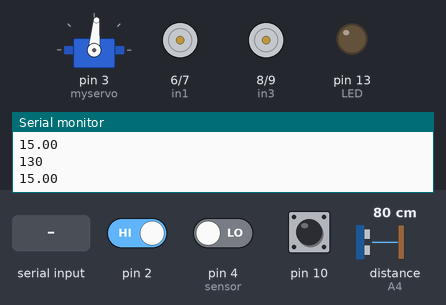
A sketch run on a simulated Arduino Uno, built with avr-gcc and run on an emulated ATmega328P. Parts: servo, motor-driver pin pairs drawn as motors (green arrow = first pin HIGH = forward, orange = second pin HIGH = backward, longer = more drive, scaled by the enable pin), output pins drawn as LEDs (lit = HIGH), the last lines printed to the serial monitor. Wiring (inferred from the names in the program): ultrasonic range finder: trigger A5; echo A4. Dashed ring = blinking. The test bench sets the inputs (shaded band); at power-on: distance to the obstacle (sensor on A4) 80 cm, pin 2 HIGH, pin 4 (sensor) LOW, pin 10 HIGH. The echo pulse lasts 58.3 µs per cm; pins used as bus, display or sensor lines are not drawn.

Above: at 1.2 s.
1.3 s: "A" received over Serial
At 1.8 s:
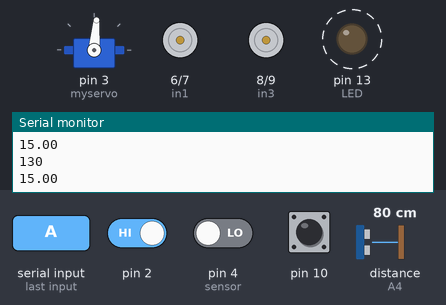
4.3 s: "b" received over Serial
At 4.8 s:
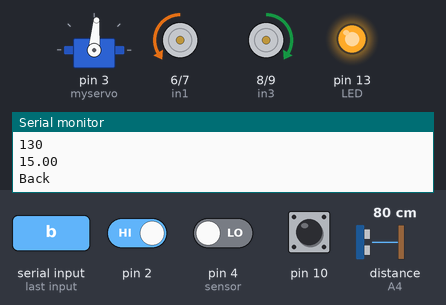
5.8 s: "f" received over Serial
At 6.6 s:
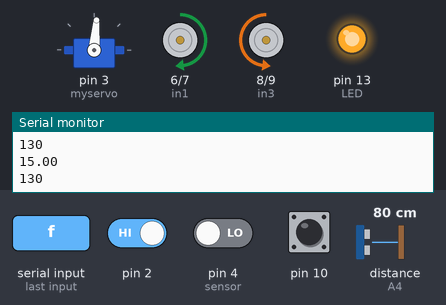
7.4 s: distance to the obstacle (sensor on A4) set to 18 cm
At 8.5 s:
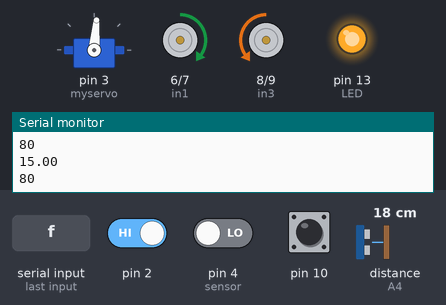
8.9 s: pin 2 driven LOW
At 10.1 s:
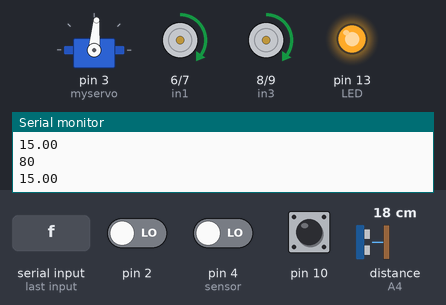
10.4 s: distance to the obstacle (sensor on A4) set to 14 cm
At 11.3 s:
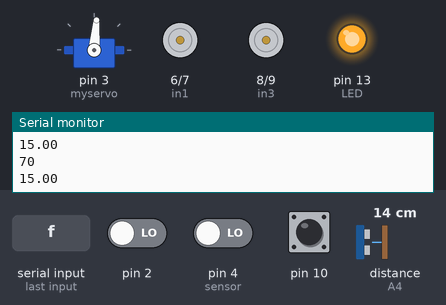
Timing chart, 0 to 12.9 s (numbered marks = the images above; inputs shaded):
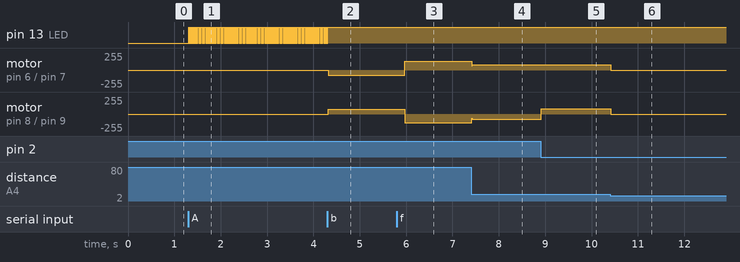

Measured:
- the behaviour switches between 17 and 16 cm on distance to the obstacle (sensor on A4) (found by bisection; images 5 and 6)
- after the input at 1.3 s, pin 13 (LED): alternates HIGH for 0.01 s and LOW for 0.01 s, starting at once
- after the input at 4.3 s, pin 13 (LED): goes on until 4.3 s, then stays HIGH; motor on pin 6 (in1) / pin 7 (in2): stopped → backward 75/255 at once; motor on pin 8 (in3) / pin 9 (in4): stopped → forward 75/255 at once
- after the input at 5.8 s, motor on pin 6 (in1) / pin 7 (in2): backward 75/255 → forward 130/255 after 0.17 s; motor on pin 8 (in3) / pin 9 (in4): forward 75/255 → backward 130/255 after 0.17 s
- after the input at 7.4 s, motor on pin 6 (in1) / pin 7 (in2): forward 130/255 → forward 80/255 at once; motor on pin 8 (in3) / pin 9 (in4): backward 130/255 → backward 80/255 at once
- after the input at 8.9 s, motor on pin 8 (in3) / pin 9 (in4): backward 80/255 → forward 80/255 at once
- after the input at 10.4 s, motor on pin 6 (in1) / pin 7 (in2), motor on pin 8 (in3) / pin 9 (in4): forward 80/255 → stopped at once

The sketch:

following_car.ino
```cpp
#include <Servo.h> //servo library
Servo myservo; // create servo object to control servo
int Echo = A4;
int Trig = A5;
int rightDistance = 0,leftDistance = 0,middleDistance = 0 ;


int LED=13;
volatile int state = LOW;
char getstr;
int in1=6;
int in2=7;
int in3=8;
int in4=9;
int ENA=5;
int ENB=11;
int ABS=150;


int Base_speed=75;
int Motor_speed = 0;
int PID_Speed_increase = 0;

char state_of_car = 'm';

void _mForward()

{
  analogWrite(ENA,Motor_speed);
  analogWrite(ENB,Motor_speed);
  digitalWrite(in1,HIGH);//digital output
  digitalWrite(in2,LOW);
  digitalWrite(in3,LOW);
  digitalWrite(in4,HIGH);
  //Serial.println("Forward");
}
void _mBack()
{
  analogWrite(ENA,Base_speed);
  analogWrite(ENB,Base_speed);
  digitalWrite(in1,LOW);
  digitalWrite(in2,HIGH);
  digitalWrite(in3,HIGH);
  digitalWrite(in4,LOW);
  Serial.println("Back");
}

void _mleft()
{
  analogWrite(ENA,Motor_speed);
  analogWrite(ENB,Motor_speed);
  digitalWrite(in1,HIGH);
  digitalWrite(in2,LOW);
  digitalWrite(in3,HIGH);
  digitalWrite(in4,LOW);
  //Serial.println("go left!");
}

void _m_curve_left()
{
  analogWrite(ENA,Motor_speed+15);
  analogWrite(ENB,Motor_speed-15);
  digitalWrite(in1,HIGH);
  digitalWrite(in2,LOW);
  digitalWrite(in3,LOW);
  digitalWrite(in4,HIGH);
  //Serial.println("go slight left!");
}

void _mright()
{
  analogWrite(ENA,Motor_speed-15);
  analogWrite(ENB,Motor_speed+15);
  digitalWrite(in1,LOW);
  digitalWrite(in2,HIGH);
  digitalWrite(in3,LOW);
  digitalWrite(in4,HIGH);
  //Serial.println("go right!");
}
void _m_curve_right()
{
  analogWrite(ENA,Motor_speed-15);
  analogWrite(ENB,Motor_speed+15);
  digitalWrite(in1,HIGH);
  digitalWrite(in2,LOW);
  digitalWrite(in3,LOW);
  digitalWrite(in4,HIGH);
  //Serial.println("go slight right!");
}
void _mStop()
{
  digitalWrite(ENA,LOW);
  digitalWrite(ENB,LOW);
  //Serial.println("Stop!");
}
void stateChange()
{
  state = !state;
  digitalWrite(LED, state);
}

 /*Ultrasonic distance measurement Sub function*/
int Distance_test()
{
  digitalWrite(Trig, LOW);
  delayMicroseconds(2);
  digitalWrite(Trig, HIGH);
  delayMicroseconds(20);
  digitalWrite(Trig, LOW);
  float Fdistance = pulseIn(Echo, HIGH);
  Fdistance= Fdistance/58;

  return (int)Fdistance;
}


void setup()
{
  myservo.attach(3);// attach servo on pin 3 to servo object
  pinMode(Echo, INPUT);
  pinMode(Trig, OUTPUT);
  myservo.write(85);//setservo position according to scaled value


  pinMode(LED, OUTPUT);
  Serial.begin(9600);
  pinMode(in1,OUTPUT);
  pinMode(in2,OUTPUT);
  pinMode(in3,OUTPUT);
  pinMode(in4,OUTPUT);
  pinMode(ENA,OUTPUT);
  pinMode(ENB,OUTPUT);
  _mStop();


}

/*working variables*/

unsigned long lastTime = 0;
double Kp=2.5, Ki=0.0, Kd=3.5;
double Input, Output;
double errSum, lastErr;
double Setpoint = 15;
String inString;

void loop()
{

  /*How long since we last calculated*/
   unsigned long now = millis();
   double timeChange = (double)(now - lastTime);


/*Compute all the working error variables*/
   middleDistance = Distance_test();
   Input = middleDistance;
   double error = Setpoint - Input;
   errSum += (error * timeChange);
   double dErr = (error - lastErr) / timeChange;

   /*Compute PID Output*/
   Output = Kp * error + Ki * errSum + Kd * dErr;

   /*Remember some variables for next time*/
   lastErr = error;
   lastTime = now;


  Motor_speed = Base_speed - Output;
  Motor_speed = constrain(Motor_speed, 60, 130);


  Serial.println(Motor_speed);


  int num1,num2,num3;
  num3=digitalRead(10); // right sensor (1 means on line no led)
  num2=digitalRead(4); // middle sensor
  num1=digitalRead(2); // left sensor


while (Serial.available() > 0) {
  getstr=Serial.read();
  char lmao = getstr;
    if (isDigit(lmao)) {
      // convert the incoming byte to a char
      // and add it to the string:
      inString += (char)lmao;
    }
  }
  int temp_value = inString.toInt();

  if( (temp_value >= 60) && (temp_value <= 180))
  Motor_speed = temp_value;
  if( (temp_value >= 1000) && (temp_value <= 1070)){
  temp_value = temp_value - 1000;
  Setpoint = temp_value;
  }
  inString = "";


  Serial.println(Setpoint);


  if( getstr == 'f' || (getstr == 'b') || (getstr == 'l') || (getstr == 'r') || (getstr == 's') || (getstr == 'A') )
  state_of_car = getstr;


   if(state_of_car=='f')
   {

         if(middleDistance<=15)
          {
            _mStop();
          }

         else if(middleDistance > 15)
         {
                  if((num1==0)&&num2&&num3)
                    {
                     _m_curve_left();          //The sensor detected that right car turn left immediately when it meets black line
                         delay(2);
                         while(1){
                            num2=digitalRead(2);         //Cycle to judge degree of intermediate sensor,

                            if(num2==1)
                              {  _m_curve_left();                     //If num2==1 does not go to the middle position, continue to turn left.
                                 delay(2);}
                                 else
                                 break;                      //Detection of num2==0 instructions turned over, out of the loop, detection of three sensorsâ€™ statusand then make appropriate action
                                 }                                       //The following and so on
                    }

                  else if((num1==0)&&(num2 == 0)&&num3)
                    {
                       _mleft();          //The sensor detected that right car turn left immediately when it meets black line
                         delay(2);
                         while(1){
                          num2=digitalRead(2);         //Cycle to judge degree of intermediate sensor,

                          if(num2==1)
                            {   _mleft();                     //If num2==1 does not go to the middle position, continue to turn left.
                               delay(2);}
                               else
                               break;                      //Detection of num2==0 instructions turned over, out of the loop, detection of three sensorsâ€™ statusand then make appropriate action
                               }                                       //The following and so on
                    }


                    else if(num1&&num2&&(num3==0))
                      {
                        _mright();
                        delay(2);
                        while(1)
                                {
                                 num2=digitalRead(2);

                                 if(num2==1){
                                    _mright();
                                    delay(2);}

                                 else
                                  break;
                                }
                      }

                    else if(num1&&(num2==0)&&(num3==0))
                      {
                        _mright();
                        delay(2);
                        while(1)
                                {
                                 num2=digitalRead(2);

                                 if(num2==1){
                                    _mright();
                                    delay(2);}

                                 else
                                  break;
                                }
                      }
                      else if((num1==0)&& (num2) && (num3==0))
                      {
                        _mForward();
                        delay(2);
                      }

                     else
                       {
                         _mForward();
                         delay(2);
                       }
         }


  }
  else if(state_of_car=='b')
  {
    _mBack();
    delay(200);
  }
  else if(state_of_car=='l')
  {
    _mleft();
    delay(200);
  }
  else if(state_of_car=='r')
  {
    _mright();
    delay(200);
  }
  else if(state_of_car=='s')
  {
     _mStop();
  }
  else if(state_of_car=='A')
  {
  stateChange();
  }


}
```
